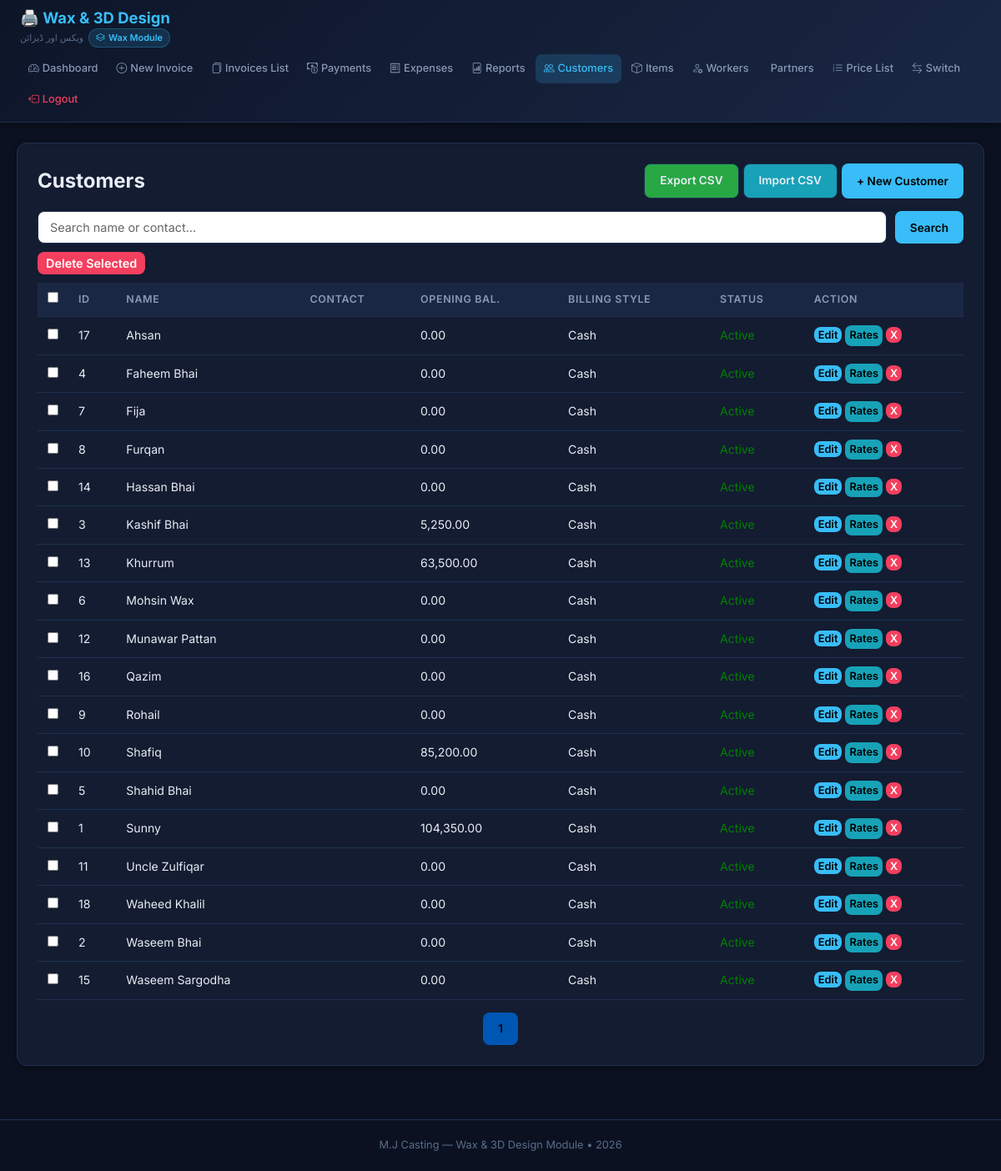
/wax/customers.php (signed in), run on an earlier commit of the app's database.
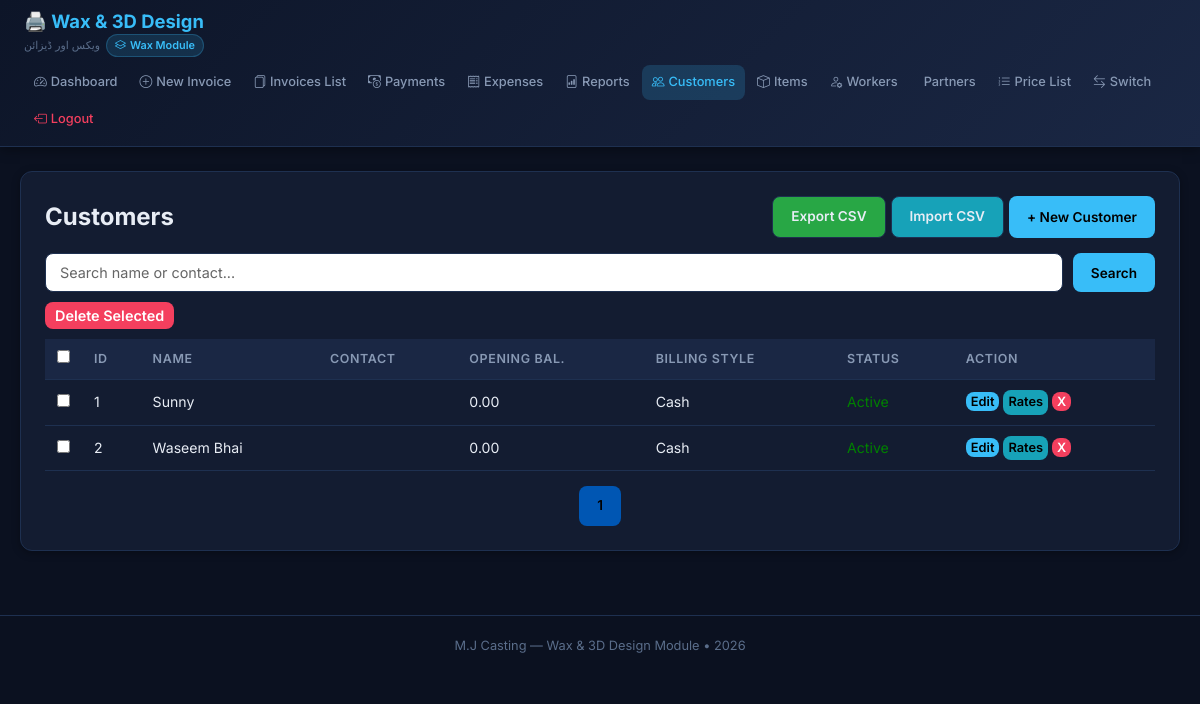
And on a later commit of the database.
### tables this page shows
CREATE TABLE `wax_customers` (
  `id` int(11) NOT NULL,
  `name` varchar(100) NOT NULL,
  `contact` varchar(50) DEFAULT NULL,
  `address` text DEFAULT NULL,
  `opening_balance` decimal(10,2) DEFAULT 0.00,
  `billing_style` enum('weekly','monthly','cash') DEFAULT 'cash',
  `active` tinyint(1) DEFAULT 1,
  `created_at` timestamp NOT NULL DEFAULT current_timestamp()
);

### wax/includes/functions.php (called while the page is built, shortened)
<?php
function format_currency($amount) {
    return number_format($amount, 2);
}

### wax/customers.php (the view, shortened to what this page needs)
<?php
require_once __DIR__ . '/includes/functions.php';
$pdo = getDB();
$search = $_GET['search'] ?? '';
$page = $_GET['page'] ?? 1;
$limit = 20;
$offset = ($page - 1) * $limit;
$where = "WHERE 1=1";
$params = [];
$stmtCount = $pdo->prepare("SELECT COUNT(*) FROM wax_customers $where");
$stmtCount->execute($params);
$total_rows = $stmtCount->fetchColumn();
$total_pages = ceil($total_rows / $limit);
$sql = "SELECT * FROM wax_customers $where ORDER BY active DESC, name ASC LIMIT $limit OFFSET $offset";
$stmt = $pdo->prepare($sql);
$stmt->execute($params);
$customers = $stmt->fetchAll();
include __DIR__ . '/templates/header.php';
?>
<div class="card">
    <div style="display: flex; justify-content: space-between; align-items: center; flex-wrap: wrap; gap: 10px;">
        <h2>Customers</h2>
        <div style="display: flex; gap: 5px;">
            <a href="export.php?type=customers" class="btn btn-secondary" style="background: #28a745;">Export CSV</a>
            <a href="import.php?type=customers" class="btn btn-secondary" style="background: #17a2b8;">Import CSV</a>
            <button onclick="openModal()" class="btn btn-primary">+ New Customer</button>
        </div>
    </div>
    <form method="GET" style="margin-top: 15px; display: flex; gap: 10px;">
        <input type="text" name="search" placeholder="Search name or contact..." value="<?= htmlspecialchars($search) ?>" style="flex: 1;">
        <button type="submit" class="btn btn-primary">Search</button>
    </form>
    <form method="POST" id="bulkForm">
        <div style="margin-top: 10px; margin-bottom: 5px;">
            <button type="button" class="btn btn-danger" onclick="submitBulkDelete()" style="padding: 5px 10px; font-size: 0.9rem;">Delete Selected</button>
        </div>
        <div style="overflow-x: auto;">
            <table style="margin-top: 5px;">
                <thead>
                    <tr>
                        <th style="width: 30px;"><input type="checkbox" onclick="toggleAll(this)"></th>
                        <th>ID</th>
                        <th>Name</th>
                        <th>Contact</th>
                        <th>Opening Bal.</th>
                        <th>Billing Style</th>
                        <th>Status</th>
                        <th>Action</th>
                    </tr>
                </thead>
                <tbody>
                    <?php foreach ($customers as $c): ?>
                    <tr>
                        <td><input type="checkbox" name="bulk_delete_ids[]" value="<?= $c['id'] ?>"></td>
                        <td><?= $c['id'] ?></td>
                        <td><?= htmlspecialchars($c['name']) ?></td>
                        <td><?= htmlspecialchars($c['contact']) ?></td>
                        <td><?= format_currency($c['opening_balance']) ?></td>
                        <td><?= ucfirst($c['billing_style']) ?></td>
                        <td>
                            <span style="color: <?= $c['active'] ? 'green' : 'red' ?>;">
                                <?= $c['active'] ? 'Active' : 'Inactive' ?>
                            </span>
                        </td>
                        <td>
                            <button type="button" class="btn btn-primary" style="padding: 2px 5px; font-size: 0.8rem;"
                                    onclick='editCustomer(<?= json_encode($c) ?>)'>Edit</button>
                            <a href="price_list.php?customer_id=<?= $c['id'] ?>" class="btn btn-primary" style="padding: 2px 5px; font-size: 0.8rem; background: #17a2b8;">Rates</a>
                            <button type="submit" name="delete_id" value="<?= $c['id'] ?>" class="btn btn-danger"
                                    style="padding: 2px 5px; font-size: 0.8rem;"
                                    onclick="return confirm('Deactivate this customer?');">X</button>
                        </td>
                    </tr>
                    <?php endforeach; ?>
                </tbody>
            </table>
        </div>
    </form>
    <div style="margin-top: 15px; display: flex; justify-content: center; gap: 5px;">
        <?php for ($i = 1; $i <= $total_pages; $i++): ?>
            <a href="?page=<?= $i ?>&search=<?= urlencode($search) ?>" class="btn btn-primary" style="<?= $i == $page ? 'background:#0056b3;' : 'background:#6c757d;' ?>"><?= $i ?></a>
        <?php endfor; ?>
    </div>
</div>
<?php include __DIR__ . '/templates/footer.php'; ?>

What changed in the data, as far as the page shows it:
removed wax_customers: id "17", name "Ahsan", opening_balance "0.00", billing_style "Cash", active "Active"
removed wax_customers: id "4", name "Faheem Bhai", opening_balance "0.00", billing_style "Cash", active "Active"
removed wax_customers: id "7", name "Fija", opening_balance "0.00", billing_style "Cash", active "Active"
removed wax_customers: id "8", name "Furqan", opening_balance "0.00", billing_style "Cash", active "Active"
removed wax_customers: id "14", name "Hassan Bhai", opening_balance "0.00", billing_style "Cash", active "Active"
removed wax_customers: id "3", name "Kashif Bhai", opening_balance "5,250.00", billing_style "Cash", active "Active"
removed wax_customers: id "13", name "Khurrum", opening_balance "63,500.00", billing_style "Cash", active "Active"
removed wax_customers: id "6", name "Mohsin Wax", opening_balance "0.00", billing_style "Cash", active "Active"
removed wax_customers: id "12", name "Munawar Pattan", opening_balance "0.00", billing_style "Cash", active "Active"
removed wax_customers: id "16", name "Qazim", opening_balance "0.00", billing_style "Cash", active "Active"
removed wax_customers: id "9", name "Rohail", opening_balance "0.00", billing_style "Cash", active "Active"
removed wax_customers: id "10", name "Shafiq", opening_balance "85,200.00", billing_style "Cash", active "Active"
removed wax_customers: id "5", name "Shahid Bhai", opening_balance "0.00", billing_style "Cash", active "Active"
removed wax_customers: id "11", name "Uncle Zulfiqar", opening_balance "0.00", billing_style "Cash", active "Active"
removed wax_customers: id "18", name "Waheed Khalil", opening_balance "0.00", billing_style "Cash", active "Active"
removed wax_customers: id "15", name "Waseem Sargodha", opening_balance "0.00", billing_style "Cash", active "Active"
changed wax_customers "Sunny": opening_balance "104,350.00" → "0.00"
